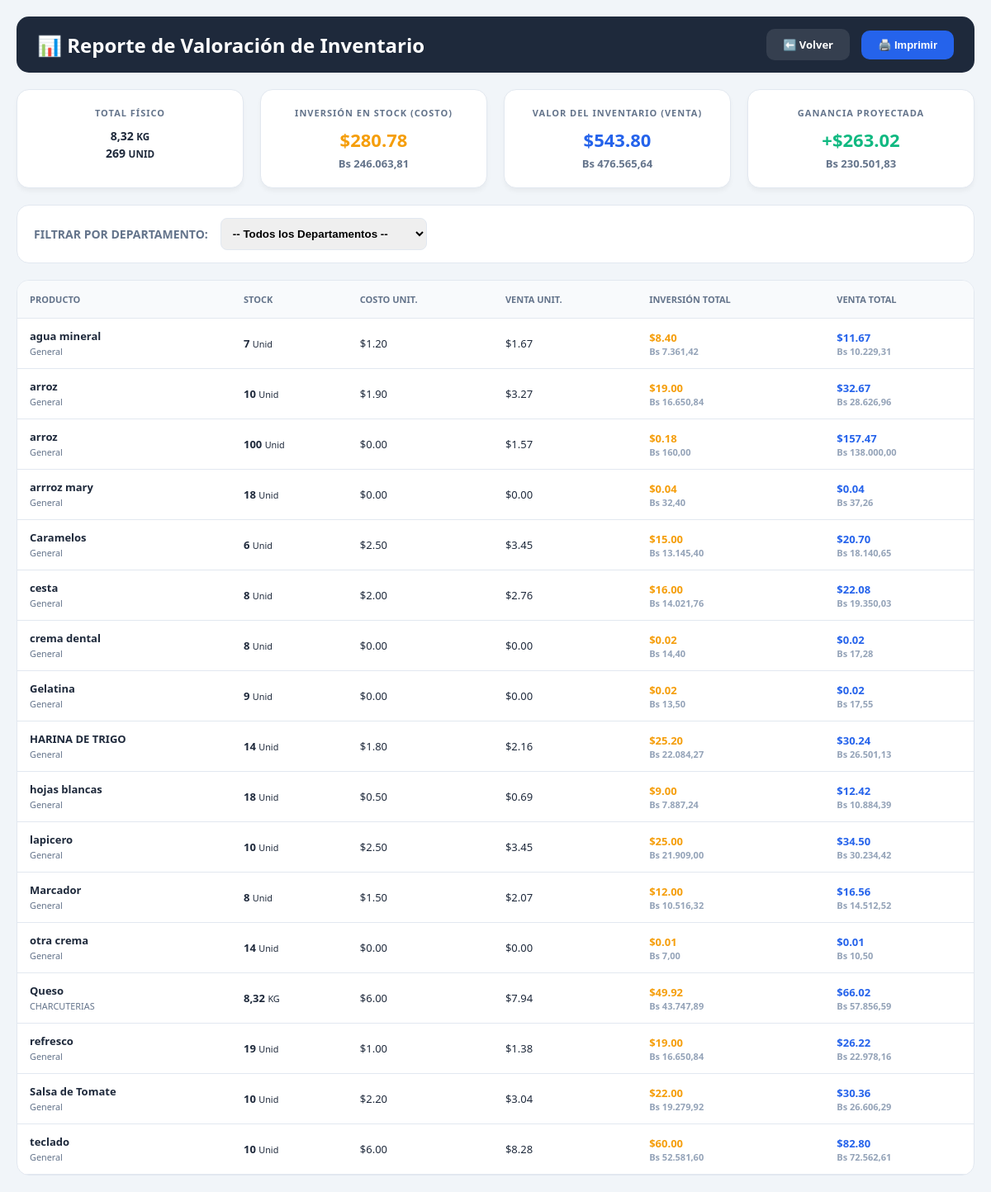
The app's page /reporte_inventario.php (signed in) with its own data.
### tables this page shows
CREATE TABLE `configuracion` (
  `id` int(1) NOT NULL,
  `nombre_negocio` varchar(100) NOT NULL,
  `rif` varchar(20) NOT NULL,
  `direccion` text,
  `mensaje_ticket` varchar(255) DEFAULT NULL,
  `tasa_dolar` decimal(10,2) NOT NULL,
  `moneda_simbolo` varchar(5) DEFAULT '$',
  `mensaje_factura` text,
  `puerto_impresora` varchar(100) DEFAULT NULL,
  `tipo_lector` varchar(50) DEFAULT 'teclado',
  `puerto_lector` varchar(50) DEFAULT NULL,
  `gaveta` varchar(50) DEFAULT 'impresora',
  `impuesto_iva` decimal(5,2) DEFAULT '16.00',
  `impuesto_igtf` decimal(5,2) DEFAULT '3.00',
  `usar_iva` tinyint(1) DEFAULT '1',
  `usar_igtf` tinyint(1) DEFAULT '0',
  `whatsapp_telefono` varchar(20) DEFAULT NULL,
  `whatsapp_api_key` varchar(255) DEFAULT NULL
);

CREATE TABLE `productos` (
  `id` int(11) NOT NULL,
  `codigo_barras` varchar(50) DEFAULT NULL,
  `nombre` varchar(100) NOT NULL,
  `precio_costo` decimal(10,2) DEFAULT NULL,
  `precio` double NOT NULL,
  `stock` decimal(10,3) DEFAULT '0.000',
  `tipo_venta` enum('unidad','granel','paquete') DEFAULT 'unidad',
  `unidad_medida` varchar(10) DEFAULT 'Unid',
  `id_departamento` int(11) DEFAULT NULL,
  `usa_inventario` tinyint(1) DEFAULT '1',
  `moneda` varchar(5) DEFAULT 'USD',
  `moneda_base` varchar(10) DEFAULT NULL,
  `precio_mayor` decimal(10,2) DEFAULT '0.00',
  `cantidad_mayor` int(11) DEFAULT '0',
  `precio_bulto` decimal(10,2) DEFAULT '0.00',
  `cantidad_bulto` int(11) DEFAULT '0',
  `id_proveedor` int(11) DEFAULT NULL,
  `usa_parametros_fiscales` tinyint(1) DEFAULT '1'
);

CREATE TABLE `departamentos` (
  `id` int(11) NOT NULL,
  `nombre` varchar(100) NOT NULL
);

### reporte_inventario.php (the view, shortened to what this page needs)
<?php
@include_once 'validar_licencia.php';
function format_stock($value) {
    return (fmod((float)$value, 1) == 0) ? number_format($value, 0, ',', '.') : number_format($value, 2, ',', '.');
}
$res_tasa = mysqli_query($conexion, "SELECT tasa_dolar FROM configuracion WHERE id = 1");
$tasa_actual = mysqli_fetch_assoc($res_tasa)['tasa_dolar'] ?? 1;
$where_clause = " WHERE p.usa_inventario = 1 AND p.stock > 0 ";
$query_totales = mysqli_query($conexion, "SELECT precio_costo, precio, stock, moneda, unidad_medida FROM productos p $where_clause");
$costo_total_usd = 0;
$venta_total_usd = 0;
$resumen_existencia = [];
while($row = mysqli_fetch_assoc($query_totales)) {
    $stock = (float)$row['stock'];
    $moneda = $row['moneda'];
    $um = strtoupper($row['unidad_medida'] ?? 'UNID');
    if ($um == 'G' || $um == 'GR' || $um == 'GRAMOS') {
        $cantidad_normalizada = $stock / 1000;
        $unidad_destino = 'KG';
    } else {
        $cantidad_normalizada = $stock;
        $unidad_destino = $um;
    }
    if ($moneda === 'USD') {
        $c_usd = (float)$row['precio_costo'];
        $v_usd = (float)$row['precio'];
    } else {
        $c_usd = (float)$row['precio_costo'] / $tasa_actual;
        $v_usd = (float)$row['precio'] / $tasa_actual;
    }
    $costo_total_usd += ($c_usd * $cantidad_normalizada);
    $venta_total_usd += ($v_usd * $cantidad_normalizada);
    if (!isset($resumen_existencia[$unidad_destino])) {
        $resumen_existencia[$unidad_destino] = 0;
    }
    $resumen_existencia[$unidad_destino] += $cantidad_normalizada;
}
$ganancia_total_usd = $venta_total_usd - $costo_total_usd;
$costo_total_bs = $costo_total_usd * $tasa_actual;
$venta_total_bs = $venta_total_usd * $tasa_actual;
$ganancia_total_bs = $ganancia_total_usd * $tasa_actual;
$productos = mysqli_query($conexion, "SELECT p.*, d.nombre as nombre_depto
    FROM productos p
    LEFT JOIN departamentos d ON p.id_departamento = d.id
    $where_clause
    ORDER BY p.nombre ASC");
?>
<!DOCTYPE html>
<html lang="es">
<head>
</head>
<body>
    <div class="header-container">
        <h2 style="margin:0;">📊 Reporte de Valoración de Inventario</h2>
        <div class="no-print">
            <a href="inventario.php" class="btn" style="background:rgba(255,255,255,0.1); margin-right:10px;">⬅️ Volver</a>
            <button onclick="window.print()" class="btn" style="background:var(--blue)">🖨️ Imprimir</button>
        </div>
    </div>
    <div class="dashboard">
        <div class="card">
            <h4>Total Físico</h4>
            <div style="font-size: 14px; font-weight: bold; line-height: 1.5;">
                <?php
                foreach($resumen_existencia as $unidad => $total) {
                    echo "<div>" . format_stock($total) . " <small>$unidad</small></div>";
                }
                ?>
            </div>
        </div>
        <div class="card costo">
            <h4>Inversión en Stock (Costo)</h4>
            <div class="monto-usd">$<?= number_format($costo_total_usd, 2) ?></div>
            <div class="monto-bs">Bs <?= number_format($costo_total_bs, 2, ',', '.') ?></div>
        </div>
        <div class="card venta">
            <h4>Valor del Inventario (Venta)</h4>
            <div class="monto-usd">$<?= number_format($venta_total_usd, 2) ?></div>
            <div class="monto-bs">Bs <?= number_format($venta_total_bs, 2, ',', '.') ?></div>
        </div>
        <div class="card ganancia">
            <h4>Ganancia Proyectada</h4>
            <div class="monto-usd">+$<?= number_format($ganancia_total_usd, 2) ?></div>
            <div class="monto-bs">Bs <?= number_format($ganancia_total_bs, 2, ',', '.') ?></div>
        </div>
    </div>
    <div class="toolbar no-print">
        <form method="GET" style="display: flex; align-items: center; gap: 15px; width: 100%;">
            <span style="font-weight: bold; font-size: 14px; color: var(--text-sub);">FILTRAR POR DEPARTAMENTO:</span>
            <select name="depto" onchange="this.form.submit()">
                <option value="">-- Todos los Departamentos --</option>
            </select>
        </form>
    </div>
    <div class="tabla-container">
        <table>
            <thead>
                <tr>
                    <th>Producto</th>
                    <th>Stock</th>
                    <th>Costo Unit.</th>
                    <th>Venta Unit.</th>
                    <th>Inversión Total</th>
                    <th>Venta Total</th>
                </tr>
            </thead>
            <tbody>
                <?php while($p = mysqli_fetch_assoc($productos)):
                    $m = $p['moneda'];
                    $stock_p = (float)$p['stock'];
                    $um_p = strtoupper($p['unidad_medida'] ?? 'UNID');
                    if ($um_p == 'G' || $um_p == 'GR' || $um_p == 'GRAMOS') {
                        $cant_norm = $stock_p / 1000;
                    } else {
                        $cant_norm = $stock_p;
                    }
                    if ($m === 'USD') {
                        $c_u = (float)$p['precio_costo'];
                        $v_u = (float)$p['precio'];
                    } else {
                        $c_u = (float)$p['precio_costo'] / $tasa_actual;
                        $v_u = (float)$p['precio'] / $tasa_actual;
                    }
                    $inv_t = $c_u * $cant_norm;
                    $ven_t = $v_u * $cant_norm;
                ?>
                <tr>
                    <td>
                        <strong><?= htmlspecialchars($p['nombre']) ?></strong><br>
                        <small style="color:var(--text-sub)"><?= htmlspecialchars($p['nombre_depto'] ?? 'General') ?></small>
                    </td>
                    <td>
                        <span style="font-weight:bold"><?= format_stock($p['stock']) ?></span>
                        <small><?= htmlspecialchars($p['unidad_medida']) ?></small>
                    </td>
                    <td>$<?= number_format($c_u, 2) ?></td>
                    <td>$<?= number_format($v_u, 2) ?></td>
                    <td style="color:var(--amber); font-weight:600;">
                        $<?= number_format($inv_t, 2) ?>
                        <span class="sub-bs">Bs <?= number_format($inv_t * $tasa_actual, 2, ',', '.') ?></span>
                    </td>
                    <td style="color:var(--blue); font-weight:600;">
                        $<?= number_format($ven_t, 2) ?>
                        <span class="sub-bs">Bs <?= number_format($ven_t * $tasa_actual, 2, ',', '.') ?></span>
                    </td>
                </tr>
                <?php endwhile; ?>
            </tbody>
        </table>
    </div>
</body>
</html>

### reporte_inventario.php (style rules this page uses)
:root { --bg-body: #f1f5f9; --bg-card: #ffffff; --text-main: #1e293b; --text-sub: #64748b; --border: #e2e8f0; --table-head: #f8fafc; --dark: #1e293b; --blue: #2563eb; --green: #10b981; --amber: #f59e0b; }
body { font-family: 'Segoe UI', sans-serif; background: var(--bg-body); color: var(--text-main); margin: 0; padding: 20px; }
.header-container { background: var(--dark); padding: 15px 25px; color: white; border-radius: 15px; margin-bottom: 20px; display: flex; justify-content: space-between; align-items: center; }
.dashboard { display: grid; grid-template-columns: repeat(auto-fit, minmax(220px, 1fr)); gap: 20px; margin-bottom: 20px; }
.card { background: var(--bg-card); padding: 20px; border-radius: 15px; border: 1px solid var(--border); text-align: center; box-shadow: 0 4px 6px -1px rgba(0,0,0,0.05); }
.card h4 { margin: 0 0 10px 0; color: var(--text-sub); font-size: 11px; text-transform: uppercase; letter-spacing: 1px; }
.monto-usd { font-size: 22px; font-weight: bold; margin-bottom: 5px; }
.monto-bs { font-size: 13px; color: var(--text-sub); font-weight: 600; }
.card.costo .monto-usd { color: var(--amber); }
.card.venta .monto-usd { color: var(--blue); }
.card.ganancia .monto-usd { color: var(--green); }
.toolbar { background: var(--bg-card); padding: 15px 20px; border-radius: 15px; margin-bottom: 20px; border: 1px solid var(--border); display: flex; gap: 15px; align-items: center; }
.toolbar select { padding: 10px; border-radius: 8px; border: 1px solid var(--border); width: 250px; font-weight: 600; }
.btn { padding: 10px 20px; border-radius: 10px; font-weight: bold; cursor: pointer; border: none; color: white; text-decoration: none; font-size: 13px; display: inline-flex; align-items: center; }
.tabla-container { background: var(--bg-card); border-radius: 15px; border: 1px solid var(--border); overflow: hidden; }
table { width: 100%; border-collapse: collapse; }
th { background: var(--table-head); padding: 15px; text-align: left; font-size: 11px; color: var(--text-sub); text-transform: uppercase; border-bottom: 1px solid var(--border); }
td { padding: 12px 15px; border-bottom: 1px solid var(--border); font-size: 13px; }
.sub-bs { display: block; font-size: 11px; color: #94a3b8; }

### records on screen
configuracion: tasa_dolar "246.063,81", tasa_dolar "476.565,64", tasa_dolar "230.501,83"
productos: nombre "agua mineral", nombre_depto "General", stock "7", unidad_medida "Unid", precio_costo "1.20", precio "1.67", inv_t "8.40", $inv_t * $tasa_actual "7.361,42", ven_t "11.67", $ven_t * $tasa_actual "10.229,31"
productos: nombre "arroz", nombre_depto "General", stock "10", unidad_medida "Unid", precio_costo "1.90", precio "3.27", inv_t "19.00", $inv_t * $tasa_actual "16.650,84", ven_t "32.67", $ven_t * $tasa_actual "28.626,96"
productos: nombre "arroz", nombre_depto "General", stock "100", unidad_medida "Unid", precio_costo.tasa_dolar "0.00", precio.tasa_dolar "1.57", inv_t "0.18", $inv_t * $tasa_actual "160,00", ven_t "157.47", $ven_t * $tasa_actual "138.000,00"
productos: nombre "arrroz mary", nombre_depto "General", stock "18", unidad_medida "Unid", precio_costo.tasa_dolar "0.00", precio.tasa_dolar "0.00", inv_t "0.04", $inv_t * $tasa_actual "32,40", ven_t "0.04", $ven_t * $tasa_actual "37,26"
productos: nombre "Caramelos", nombre_depto "General", stock "6", unidad_medida "Unid", precio_costo "2.50", precio "3.45", inv_t "15.00", $inv_t * $tasa_actual "13.145,40", ven_t "20.70", $ven_t * $tasa_actual "18.140,65"
productos: nombre "cesta", nombre_depto "General", stock "8", unidad_medida "Unid", precio_costo "2.00", precio "2.76", inv_t "16.00", $inv_t * $tasa_actual "14.021,76", ven_t "22.08", $ven_t * $tasa_actual "19.350,03"
productos: nombre "crema dental", nombre_depto "General", stock "8", unidad_medida "Unid", precio_costo.tasa_dolar "0.00", precio.tasa_dolar "0.00", inv_t "0.02", $inv_t * $tasa_actual "14,40", ven_t "0.02", $ven_t * $tasa_actual "17,28"
productos: nombre "Gelatina", nombre_depto "General", stock "9", unidad_medida "Unid", precio_costo.tasa_dolar "0.00", precio.tasa_dolar "0.00", inv_t "0.02", $inv_t * $tasa_actual "13,50", ven_t "0.02", $ven_t * $tasa_actual "17,55"
productos: nombre "HARINA DE TRIGO", nombre_depto "General", stock "14", unidad_medida "Unid", precio_costo "1.80", precio "2.16", inv_t "25.20", $inv_t * $tasa_actual "22.084,27", ven_t "30.24", $ven_t * $tasa_actual "26.501,13"
productos: nombre "hojas blancas", nombre_depto "General", stock "18", unidad_medida "Unid", precio_costo "0.50", precio "0.69", inv_t "9.00", $inv_t * $tasa_actual "7.887,24", ven_t "12.42", $ven_t * $tasa_actual "10.884,39"
productos: nombre "lapicero", nombre_depto "General", stock "10", unidad_medida "Unid", precio_costo "2.50", precio "3.45", inv_t "25.00", $inv_t * $tasa_actual "21.909,00", ven_t "34.50", $ven_t * $tasa_actual "30.234,42"
productos: nombre "Marcador", nombre_depto "General", stock "8", unidad_medida "Unid", precio_costo "1.50", precio "2.07", inv_t "12.00", $inv_t * $tasa_actual "10.516,32", ven_t "16.56", $ven_t * $tasa_actual "14.512,52"
productos: nombre "otra crema", nombre_depto "General", stock "14", unidad_medida "Unid", precio_costo.tasa_dolar "0.00", precio.tasa_dolar "0.00", inv_t "0.01", $inv_t * $tasa_actual "7,00", ven_t "0.01", $ven_t * $tasa_actual "10,50"
productos: nombre "Queso", id_departamento.nombre "CHARCUTERIAS", stock "8,32", unidad_medida "KG", precio_costo "6.00", precio "7.94", inv_t "49.92", $inv_t * $tasa_actual "43.747,89", ven_t "66.02", $ven_t * $tasa_actual "57.856,59"
productos: nombre "refresco", nombre_depto "General", stock "19", unidad_medida "Unid", precio_costo "1.00", precio "1.38", inv_t "19.00", $inv_t * $tasa_actual "16.650,84", ven_t "26.22", $ven_t * $tasa_actual "22.978,16"
productos: nombre "Salsa de Tomate", nombre_depto "General", stock "10", unidad_medida "Unid", precio_costo "2.20", precio "3.04", inv_t "22.00", $inv_t * $tasa_actual "19.279,92", ven_t "30.36", $ven_t * $tasa_actual "26.606,29"
productos: nombre "teclado", nombre_depto "General", stock "10", unidad_medida "Unid", precio_costo "6.00", precio "8.28", inv_t "60.00", $inv_t * $tasa_actual "52.581,60", ven_t "82.80", $ven_t * $tasa_actual "72.562,61"

### other values on screen
format_stock($total) "8,32"
$unidad "KG"
format_stock($total) "269"
$unidad "UNID"
$costo_total_usd "280.78"
$venta_total_usd "543.80"
$ganancia_total_usd "263.02"
